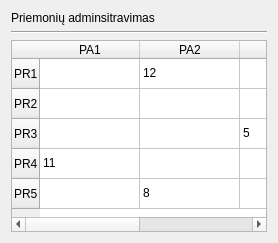
             <widget class="QWidget" name="priem_admin_tab">
              <attribute name="title">
               <string>Priemonių administravimas</string>
              </attribute>
              <layout class="QVBoxLayout" name="verticalLayout_3">
               <item>
                <widget class="QLabel" name="label_2">
                 <property name="text">
                  <string>Priemonių adminsitravimas</string>
                 </property>
                </widget>
               </item>
               <item>
                <widget class="Line" name="line_2">
                 <property name="orientation">
                  <enum>Qt::Horizontal</enum>
                 </property>
                </widget>
               </item>
               <item>
                <widget class="QTableWidget" name="tableWidget_4">
                 <row>
                  <property name="text">
                   <string>PR1</string>
                  </property>
                 </row>
                 <row>
                  <property name="text">
                   <string>PR2</string>
                  </property>
                 </row>
                 <row>
                  <property name="text">
                   <string>PR3</string>
                  </property>
                 </row>
                 <row>
                  <property name="text">
                   <string>PR4</string>
                  </property>
                 </row>
                 <row>
                  <property name="text">
                   <string>PR5</string>
                  </property>
                 </row>
                 <column>
                  <property name="text">
                   <string>PA1</string>
                  </property>
                 </column>
                 <column>
                  <property name="text">
                   <string>PA2</string>
                  </property>
                 </column>
                 <column>
                  <property name="text">
                   <string>PA3</string>
                  </property>
                 </column>
                 <column>
                  <property name="text">
                   <string>PA4</string>
                  </property>
                 </column>
                 <item row="0" column="1">
                  <property name="text">
                   <string>12</string>
                  </property>
                 </item>
                 <item row="1" column="3">
                  <property name="text">
                   <string>15</string>
                  </property>
                 </item>
                 <item row="2" column="2">
                  <property name="text">
                   <string>5</string>
                  </property>
                 </item>
                 <item row="3" column="0">
                  <property name="text">
                   <string>11</string>
                  </property>
                 </item>
                 <item row="3" column="3">
                  <property name="text">
                   <string>3</string>
                  </property>
                 </item>
                 <item row="4" column="1">
                  <property name="text">
                   <string>8</string>
                  </property>
                 </item>
                </widget>
               </item>
              </layout>
             </widget>
